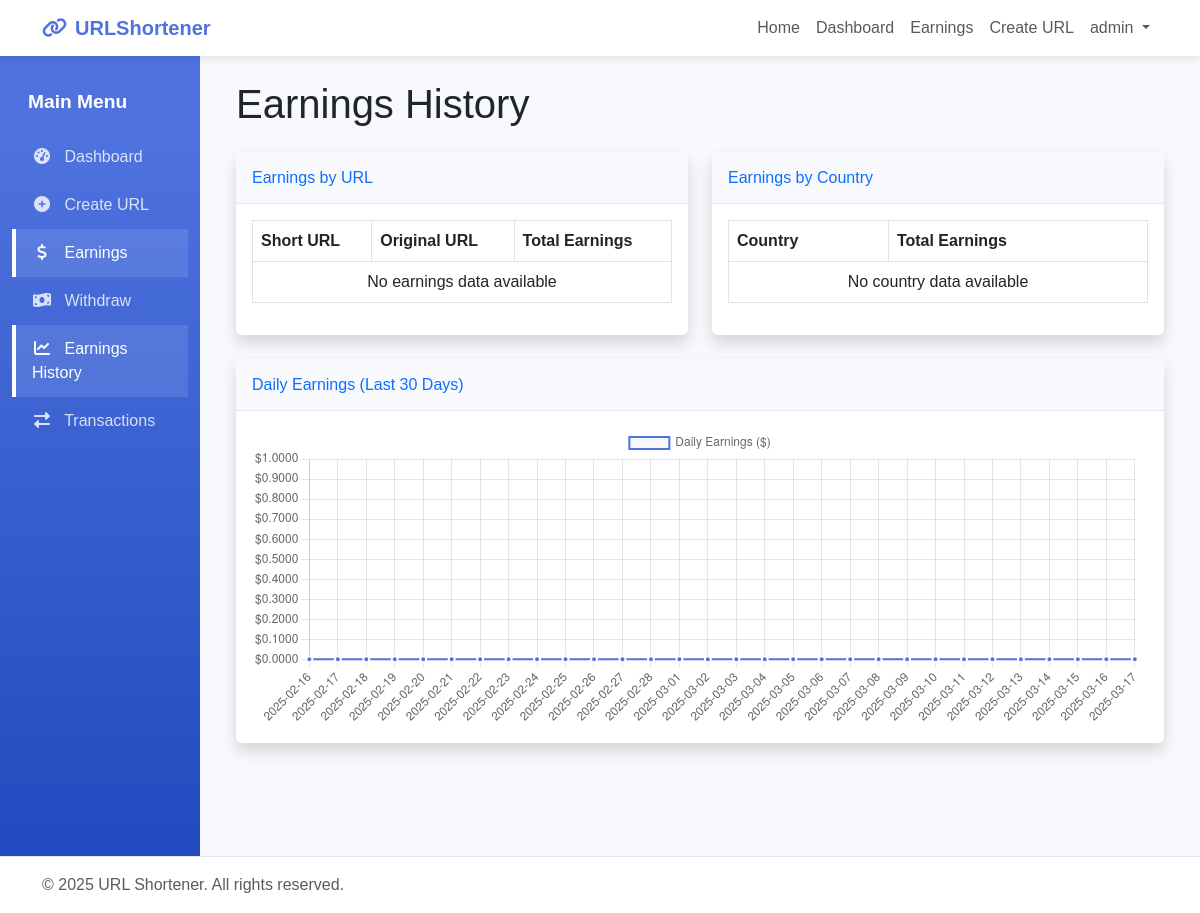
Page /payment/earnings/history/ (signed in) on the earlier database version.
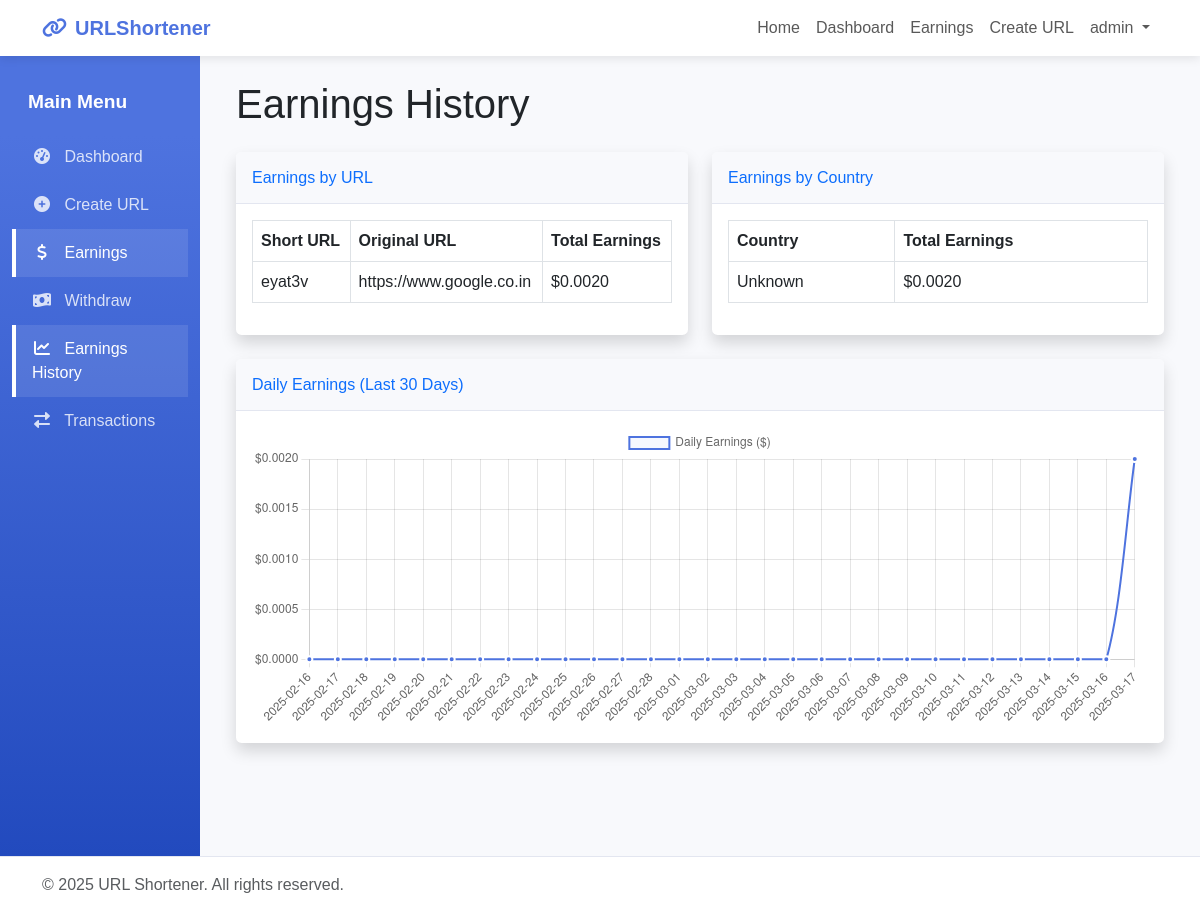
Same page on the later database version.
### shortener/models.py (models this page shows, shortened)
class Url(models.Model):
    user = models.ForeignKey(User, on_delete=models.CASCADE)
    original_url = models.URLField(max_length=2000)
    short_code = models.CharField(max_length=10, unique=True)
    created_date = models.DateTimeField(auto_now_add=True)
    active = models.BooleanField(default=True)
    clicks = models.IntegerField(default=0)
    interstitial1_title = models.CharField(max_length=100, default="Please wait...")
    interstitial1_message = models.TextField(default="Your link is being processed. You'll be redirected shortly.")
    interstitial1_wait_time = models.IntegerField(default=5)  # seconds
    interstitial1_background = ColorField(default='#ffffff')
    interstitial1_text_color = ColorField(default='#000000')
    interstitial2_title = models.CharField(max_length=100, default="Almost there...")
    interstitial2_message = models.TextField(default="Just one more step before you reach your destination.")
    interstitial2_wait_time = models.IntegerField(default=5)  # seconds
    interstitial2_background = ColorField(default='#ffffff')
    interstitial2_text_color = ColorField(default='#000000')

### payment/views.py (the view)
# urls.py: path('earnings/history/', views.earnings_history, name='earnings_history'),
@login_required
def earnings_history(request):
    url_earnings = EarningRecord.objects.filter(
        user=request.user
    ).values('url__short_code', 'url__original_url').annotate(
        total=Sum('amount')
    ).order_by('-total')
    country_earnings = EarningRecord.objects.filter(
        user=request.user
    ).values('country').annotate(
        total=Sum('amount')
    ).order_by('-total')
    today = timezone.now().date()
    date_earnings = []
    for i in range(30):
        date = today - timedelta(days=i)
        amount = EarningRecord.objects.filter(
            user=request.user,
            timestamp__date=date
        ).aggregate(total=Sum('amount'))['total'] or 0
        date_earnings.append({
            'date': date.strftime('%Y-%m-%d'),
            'amount': amount
        })
    context = {
        'url_earnings': url_earnings,
        'country_earnings': country_earnings,
        'date_earnings': date_earnings,
    }
    return render(request, 'earnings_history.html', context)

### payment/templates/earnings_history.html (shortened to what the changed rows need)
{% extends 'basee.html' %}
{% block content %}
<div class="container py-4">
    <h1 class="mb-4">Earnings History</h1>
    <div class="row">
        <div class="col-lg-6">
            <div class="card shadow mb-4">
                <div class="card-body">
                    <div class="table-responsive">
                        <table class="table table-bordered" width="100%" cellspacing="0">
                            <thead>
                                <tr>
                                    <th>Short URL</th>
                                    <th>Original URL</th>
                                    <th>Total Earnings</th>
                                </tr>
                            </thead>
                            <tbody>
                                {% for url in url_earnings %}
                                <tr>
                                    <td>{{ url.url__short_code }}</td>
                                    <td>{{ url.url__original_url|truncatechars:30 }}</td>
                                    <td>${{ url.total|floatformat:4 }}</td>
                                </tr>
                                {% empty %}
                                <tr>
                                    <td colspan="3" class="text-center">No earnings data available</td>
                                </tr>
                                {% endfor %}
                            </tbody>
                        </table>
                    </div>
                </div>
            </div>
        </div>
        <div class="col-lg-6">
            <div class="card shadow mb-4">
                <div class="card-body">
                    <div class="table-responsive">
                        <table class="table table-bordered" width="100%" cellspacing="0">
                            <thead>
                                <tr>
                                    <th>Country</th>
                                    <th>Total Earnings</th>
                                </tr>
                            </thead>
                            <tbody>
                                {% for country in country_earnings %}
                                <tr>
                                    <td>{{ country.country|default:"Unknown" }}</td>
                                    <td>${{ country.total|floatformat:4 }}</td>
                                </tr>
                                {% empty %}
                                <tr>
                                    <td colspan="2" class="text-center">No country data available</td>
                                </tr>
                                {% endfor %}
                            </tbody>
                        </table>
                    </div>
                </div>
            </div>
        </div>
    </div>
    <div class="card shadow mb-4">
        <div class="card-body">
            <div class="chart-area">
                <canvas id="earningsChart"></canvas>
            </div>
        </div>
    </div>
</div>
{% block extra_scripts %}
<script>
    // Chart data
    var dates = [{% for item in date_earnings reversed %}'{{ item.date }}',{% endfor %}];
    var earnings = [{% for item in date_earnings reversed %}{{ item.amount }},{% endfor %}];
    // Create chart
    var ctx = document.getElementById('earningsChart').getContext('2d');
    var myChart = new Chart(ctx, {
        type: 'line',
        data: {
            labels: dates,
            datasets: [{
                label: 'Daily Earnings ($)',
                data: earnings,
                backgroundColor: 'rgba(78, 115, 223, 0.05)',
                borderColor: 'rgba(78, 115, 223, 1)',
                borderWidth: 2,
                pointBackgroundColor: 'rgba(78, 115, 223, 1)',
                pointBorderColor: '#fff',
                pointHoverRadius: 3,
                pointHoverBackgroundColor: 'rgba(78, 115, 223, 1)',
                pointHoverBorderColor: '#fff',
                pointHitRadius: 10,
                lineTension: 0.3
            }]
        },
        options: {
            maintainAspectRatio: false,
            scales: {
                y: {
                    beginAtZero: true,
                    ticks: {
                        callback: function(value) {
                            return '$' + value.toFixed(4);
                        }
                    }
                }
            },
            plugins: {
                tooltip: {
                    callbacks: {
                        label: function(context) {
                            return '$' + context.raw.toFixed(4);
                        }
                    }
                }
            }
        }
    });
</script>
{% endblock %}
{% endblock %}

Differences in the rows shown:
now on this page (row edited): Url: url__short_code "eyat3v", url__original_url "https://www.google.co.in", total "0.0020"
Other differences:
chart data {{ item.amount }}: 0, 0, 0, 0, 0, 0, 0, 0, 0, 0, 0, 0, 0, 0, 0, 0, 0, 0, 0, 0, 0, 0, 0, 0, 0, 0, 0, 0, 0, 0, 0, 0, 0, 0, 0, 0, 0, 0, 0, 0, 0, 0, 0, 0, 0, 0, 0, 0, 0, 0, 0, 0, 0, 0, 0, 0, 0, 0, 0, 0 → 0, 0, 0, 0, 0, 0, 0, 0, 0, 0, 0, 0, 0, 0, 0, 0, 0, 0, 0, 0, 0, 0, 0, 0, 0, 0, 0, 0, 0, 0.00200000000000000, 0, 0, 0, 0, 0, 0, 0, 0, 0, 0, 0, 0, 0, 0, 0, 0, 0, 0, 0, 0, 0, 0, 0, 0, 0, 0, 0, 0, 0, 0.00200000000000000
new list line: "Unknown $ 0.0020"
text no longer shown: "No earnings data available No country data available"
